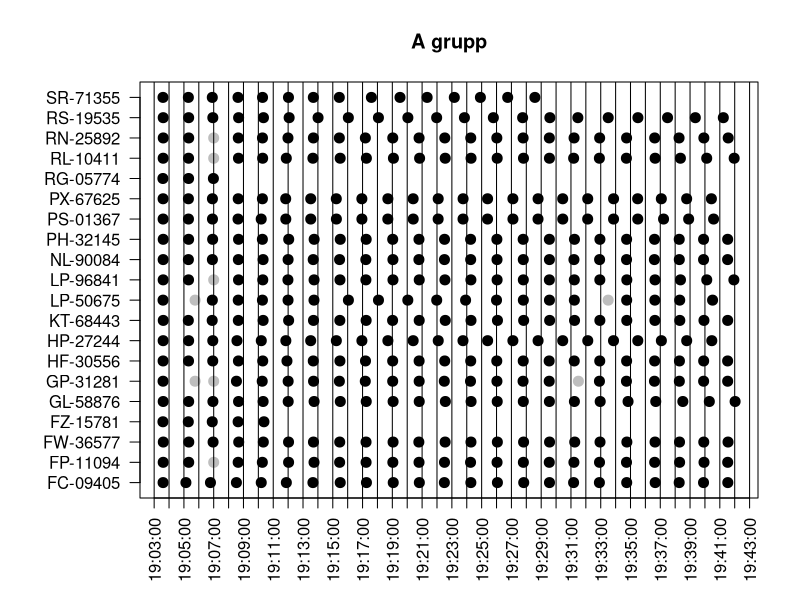
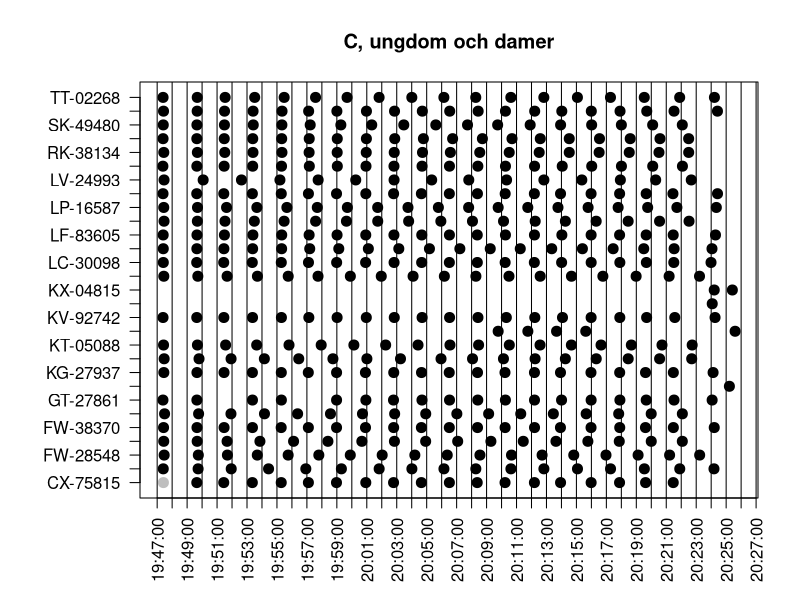
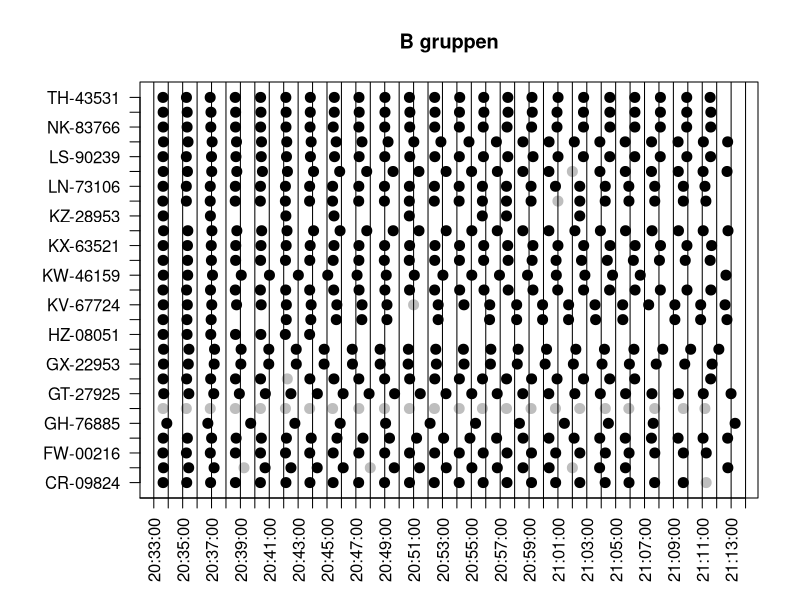

Source code (R) for these figures, in order:
pdf("A.pdf", width = 24, height = 24)
par(mar = c(5.1, 7, 4.1, 2.1))
df <- read.table("20250806-212445-0212BD-SF.txt")
df2 <- read.table("extradata.txt")
names(df) <- c("pass", "chip", "info", "date", "time", "info1", "info2")
names(df2) <- c("pass", "chip", "info", "date", "time", "info1", "info2")
df$type <- "chip_read"
df2$type <- "manual"
df <- rbind(df, df2)
df$type <- c("black", "grey")[as.numeric(as.factor(df$type))]
df$datetime <- as.POSIXlt(paste(df$date, df$time), format = "%Y-%m-%d %H:%M:%OS")
cutoff1 <- as.POSIXlt("2025-08-06 19:03:00.000", format = "%Y-%m-%d %H:%M:%OS")
cutoff2 <- as.POSIXlt("2025-08-06 19:43:00.000", format = "%Y-%m-%d %H:%M:%OS")
df2 <- df[df$datetime > cutoff1 & df$datetime < cutoff2, ]
df2 <- df2[order(df2$datetime), ]
df2$chip <- as.factor(df2$chip)
plot(y = df2$chip, x = df2$datetime,
     type = "p", pch = 20, yaxt = "n",
     ylab = "", xlab = "", xaxt = "n",
     main = "A grupp", col = df2$type, cex = 2)
labsy <- levels(df2$chip)
axis(side = 2, at = sort(as.numeric(unique(df2$chip))),
     labels = labsy, las = 1)
labsx <- seq(from = cutoff1,
             to = cutoff2,
             length.out = 41)
labsx <- format(as.POSIXlt(labsx), "%H:%M:%S")
times <- seq(from = cutoff1,
             to = cutoff2,
             length.out = 41)
axis(side = 1, at = times, las = 2, labels = labsx)
abline(v = times)
dev.off()

pdf("C_ungdom_damer.pdf", width = 24, height = 24)
par(mar = c(5.1, 7, 4.1, 2.1))
df <- read.table("20250806-212445-0212BD-SF.txt")
df2 <- read.table("extradata.txt")
names(df) <- c("pass", "chip", "info", "date", "time", "info1", "info2")
names(df2) <- c("pass", "chip", "info", "date", "time", "info1", "info2")
df$type <- "chip_read"
df2$type <- "manual"
df <- rbind(df, df2)
df$type <- c("black", "grey")[as.numeric(as.factor(df$type))]
df$datetime <- as.POSIXlt(paste(df$date, df$time), format = "%Y-%m-%d %H:%M:%OS")
cutoff1 <- as.POSIXlt("2025-08-06 19:47:00.000", format = "%Y-%m-%d %H:%M:%OS")
cutoff2 <- as.POSIXlt("2025-08-06 20:27:00.000", format = "%Y-%m-%d %H:%M:%OS")
df2 <- df[df$datetime > cutoff1 & df$datetime < cutoff2, ]
df2 <- df2[order(df2$datetime), ]
df2$chip <- as.factor(df2$chip)
plot(y = df2$chip, x = df2$datetime,
     type = "p", pch = 20, yaxt = "n",
     ylab = "", xlab = "", xaxt = "n",
     main = "C, ungdom och damer", col = df2$type, cex = 2)
labsy <- levels(df2$chip)
axis(side = 2, at = sort(as.numeric(unique(df2$chip))),
     labels = labsy, las = 1)
labsx <- seq(from = cutoff1,
             to = cutoff2,
             length.out = 41)
labsx <- format(as.POSIXlt(labsx), "%H:%M:%S")
times <- seq(from = cutoff1,
             to = cutoff2,
             length.out = 41)
axis(side = 1, at = times, las = 2, labels = labsx)
abline(v = times)
dev.off()

pdf("B.pdf", width = 24, height = 24)
par(mar = c(5.1, 7, 4.1, 2.1))
df <- read.table("20250806-212445-0212BD-SF.txt")
df2 <- read.table("extradata.txt")
names(df) <- c("pass", "chip", "info", "date", "time", "info1", "info2")
names(df2) <- c("pass", "chip", "info", "date", "time", "info1", "info2")
df$type <- "chip_read"
df2$type <- "manual"
df <- rbind(df, df2)
df$type <- c("black", "grey")[as.numeric(as.factor(df$type))]
df$datetime <- as.POSIXlt(paste(df$date, df$time), format = "%Y-%m-%d %H:%M:%OS")
cutoff1 <- as.POSIXlt("2025-08-06 20:32:00.000", format = "%Y-%m-%d %H:%M:%OS")
cutoff2 <- as.POSIXlt("2025-08-06 21:14:00.000", format = "%Y-%m-%d %H:%M:%OS")
df2 <- df[df$datetime > cutoff1 & df$datetime < cutoff2, ]
df2 <- df2[order(df2$datetime), ]
df2$chip <- as.factor(df2$chip)
plot(y = df2$chip, x = df2$datetime,
     type = "p", pch = 20, yaxt = "n",
     ylab = "", xlab = "", xaxt = "n",
     main = "B gruppen", col = df2$type, cex = 2)
labsy <- levels(df2$chip)
axis(side = 2, at = sort(as.numeric(unique(df2$chip))),
     labels = labsy, las = 1)
labsx <- seq(from = cutoff1,
             to = cutoff2,
             length.out = 43)
labsx <- format(as.POSIXlt(labsx), "%H:%M:%S")
times <- seq(from = cutoff1,
             to = cutoff2,
             length.out = 43)
axis(side = 1, at = times, las = 2, labels = labsx)
abline(v = times)
dev.off()
